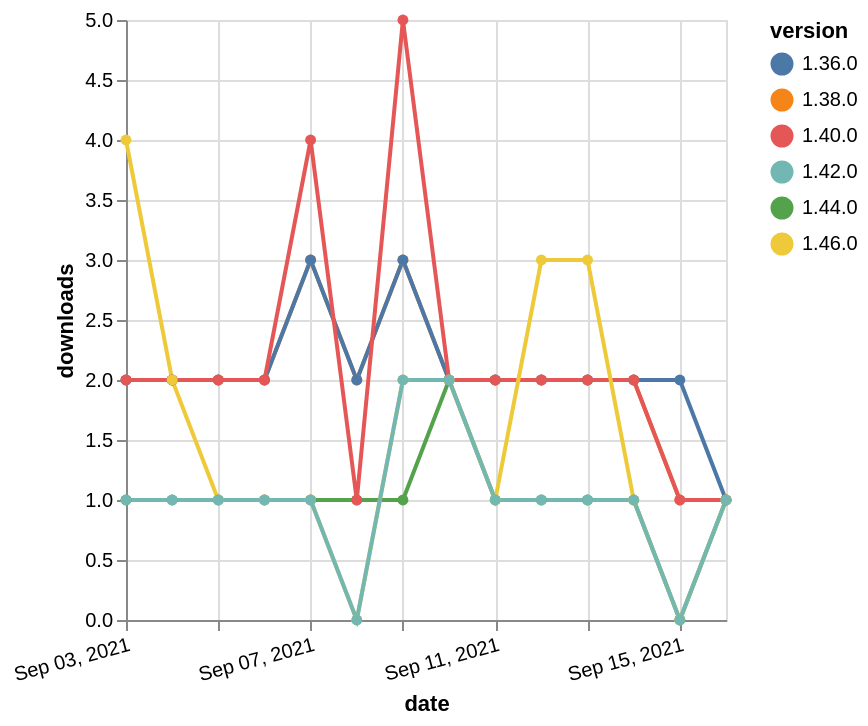

Vega-Lite specification stored for this chart:
### Vega-Lite specification from a JSON file in a GitHub repository (floating-point values rounded to 4 significant figures)
{"$schema": "https://vega.github.io/schema/vega-lite/v5.json", "description": "A simple bar chart with embedded data.", "data": {"values": [{"date": "2021-09-03", "total": 197, "delta": 1, "version": "1.44.0"}, {"date": "2021-09-04", "total": 198, "delta": 1, "version": "1.44.0"}, {"date": "2021-09-05", "total": 199, "delta": 1, "version": "1.44.0"}, {"date": "2021-09-06", "total": 200, "delta": 1, "version": "1.44.0"}, {"date": "2021-09-07", "total": 201, "delta": 1, "version": "1.44.0"}, {"date": "2021-09-08", "total": 202, "delta": 1, "version": "1.44.0"}, {"date": "2021-09-09", "total": 203, "delta": 1, "version": "1.44.0"}, {"date": "2021-09-10", "total": 205, "delta": 2, "version": "1.44.0"}, {"date": "2021-09-11", "total": 206, "delta": 1, "version": "1.44.0"}, {"date": "2021-09-12", "total": 207, "delta": 1, "version": "1.44.0"}, {"date": "2021-09-13", "total": 208, "delta": 1, "version": "1.44.0"}, {"date": "2021-09-14", "total": 209, "delta": 1, "version": "1.44.0"}, {"date": "2021-09-15", "total": 209, "delta": 0, "version": "1.44.0"}, {"date": "2021-09-16", "total": 210, "delta": 1, "version": "1.44.0"}, {"date": "2021-09-03", "total": 2599, "delta": 2, "version": "1.38.0"}, {"date": "2021-09-04", "total": 2601, "delta": 2, "version": "1.38.0"}, {"date": "2021-09-05", "total": 2603, "delta": 2, "version": "1.38.0"}, {"date": "2021-09-06", "total": 2605, "delta": 2, "version": "1.38.0"}, {"date": "2021-09-07", "total": 2608, "delta": 3, "version": "1.38.0"}, {"date": "2021-09-08", "total": 2610, "delta": 2, "version": "1.38.0"}, {"date": "2021-09-09", "total": 2613, "delta": 3, "version": "1.38.0"}, {"date": "2021-09-10", "total": 2615, "delta": 2, "version": "1.38.0"}, {"date": "2021-09-11", "total": 2617, "delta": 2, "version": "1.38.0"}, {"date": "2021-09-12", "total": 2619, "delta": 2, "version": "1.38.0"}, {"date": "2021-09-13", "total": 2621, "delta": 2, "version": "1.38.0"}, {"date": "2021-09-14", "total": 2623, "delta": 2, "version": "1.38.0"}, {"date": "2021-09-15", "total": 2624, "delta": 1, "version": "1.38.0"}, {"date": "2021-09-16", "total": 2625, "delta": 1, "version": "1.38.0"}, {"date": "2021-09-03", "total": 2580, "delta": 2, "version": "1.36.0"}, {"date": "2021-09-04", "total": 2582, "delta": 2, "version": "1.36.0"}, {"date": "2021-09-05", "total": 2584, "delta": 2, "version": "1.36.0"}, {"date": "2021-09-06", "total": 2586, "delta": 2, "version": "1.36.0"}, {"date": "2021-09-07", "total": 2589, "delta": 3, "version": "1.36.0"}, {"date": "2021-09-08", "total": 2591, "delta": 2, "version": "1.36.0"}, {"date": "2021-09-09", "total": 2594, "delta": 3, "version": "1.36.0"}, {"date": "2021-09-10", "total": 2596, "delta": 2, "version": "1.36.0"}, {"date": "2021-09-11", "total": 2598, "delta": 2, "version": "1.36.0"}, {"date": "2021-09-12", "total": 2600, "delta": 2, "version": "1.36.0"}, {"date": "2021-09-13", "total": 2602, "delta": 2, "version": "1.36.0"}, {"date": "2021-09-14", "total": 2604, "delta": 2, "version": "1.36.0"}, {"date": "2021-09-15", "total": 2606, "delta": 2, "version": "1.36.0"}, {"date": "2021-09-16", "total": 2607, "delta": 1, "version": "1.36.0"}, {"date": "2021-09-03", "total": 2486, "delta": 2, "version": "1.40.0"}, {"date": "2021-09-04", "total": 2488, "delta": 2, "version": "1.40.0"}, {"date": "2021-09-05", "total": 2490, "delta": 2, "version": "1.40.0"}, {"date": "2021-09-06", "total": 2492, "delta": 2, "version": "1.40.0"}, {"date": "2021-09-07", "total": 2496, "delta": 4, "version": "1.40.0"}, {"date": "2021-09-08", "total": 2497, "delta": 1, "version": "1.40.0"}, {"date": "2021-09-09", "total": 2502, "delta": 5, "version": "1.40.0"}, {"date": "2021-09-10", "total": 2504, "delta": 2, "version": "1.40.0"}, {"date": "2021-09-11", "total": 2506, "delta": 2, "version": "1.40.0"}, {"date": "2021-09-12", "total": 2508, "delta": 2, "version": "1.40.0"}, {"date": "2021-09-13", "total": 2510, "delta": 2, "version": "1.40.0"}, {"date": "2021-09-14", "total": 2512, "delta": 2, "version": "1.40.0"}, {"date": "2021-09-15", "total": 2513, "delta": 1, "version": "1.40.0"}, {"date": "2021-09-16", "total": 2514, "delta": 1, "version": "1.40.0"}, {"date": "2021-09-03", "total": 200, "delta": 4, "version": "1.46.0"}, {"date": "2021-09-04", "total": 202, "delta": 2, "version": "1.46.0"}, {"date": "2021-09-05", "total": 203, "delta": 1, "version": "1.46.0"}, {"date": "2021-09-06", "total": 204, "delta": 1, "version": "1.46.0"}, {"date": "2021-09-07", "total": 205, "delta": 1, "version": "1.46.0"}, {"date": "2021-09-08", "total": 205, "delta": 0, "version": "1.46.0"}, {"date": "2021-09-09", "total": 207, "delta": 2, "version": "1.46.0"}, {"date": "2021-09-10", "total": 209, "delta": 2, "version": "1.46.0"}, {"date": "2021-09-11", "total": 210, "delta": 1, "version": "1.46.0"}, {"date": "2021-09-12", "total": 213, "delta": 3, "version": "1.46.0"}, {"date": "2021-09-13", "total": 216, "delta": 3, "version": "1.46.0"}, {"date": "2021-09-14", "total": 217, "delta": 1, "version": "1.46.0"}, {"date": "2021-09-15", "total": 217, "delta": 0, "version": "1.46.0"}, {"date": "2021-09-16", "total": 218, "delta": 1, "version": "1.46.0"}, {"date": "2021-09-03", "total": 277, "delta": 1, "version": "1.42.0"}, {"date": "2021-09-04", "total": 278, "delta": 1, "version": "1.42.0"}, {"date": "2021-09-05", "total": 279, "delta": 1, "version": "1.42.0"}, {"date": "2021-09-06", "total": 280, "delta": 1, "version": "1.42.0"}, {"date": "2021-09-07", "total": 281, "delta": 1, "version": "1.42.0"}, {"date": "2021-09-08", "total": 281, "delta": 0, "version": "1.42.0"}, {"date": "2021-09-09", "total": 283, "delta": 2, "version": "1.42.0"}, {"date": "2021-09-10", "total": 285, "delta": 2, "version": "1.42.0"}, {"date": "2021-09-11", "total": 286, "delta": 1, "version": "1.42.0"}, {"date": "2021-09-12", "total": 287, "delta": 1, "version": "1.42.0"}, {"date": "2021-09-13", "total": 288, "delta": 1, "version": "1.42.0"}, {"date": "2021-09-14", "total": 289, "delta": 1, "version": "1.42.0"}, {"date": "2021-09-15", "total": 289, "delta": 0, "version": "1.42.0"}, {"date": "2021-09-16", "total": 290, "delta": 1, "version": "1.42.0"}]}, "width": "container", "mark": {"type": "line", "point": {"filled": true}}, "encoding": {"x": {"field": "date", "type": "temporal", "timeUnit": "yearmonthdate", "title": "date", "axis": {"labelAngle": -15}}, "y": {"field": "delta", "type": "quantitative", "title": "downloads"}, "color": {"field": "version", "type": "nominal"}, "tooltip": {"field": "delta"}}}
